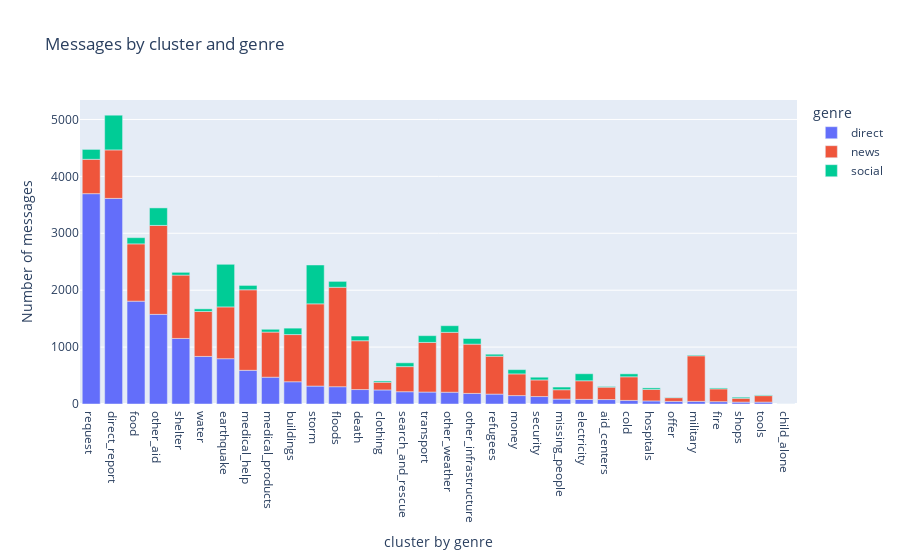

The notebook cell saved with this chart:
### Markdown cell above
### 8. Use this notebook to complete `etl_pipeline.py`
Use the template file attached in the Resources folder to write a script that runs the steps above to create a database based on new datasets specified by the user. Alternatively, you can complete `etl_pipeline.py` in the classroom on the `Project Workspace IDE` coming later.

### Code cell
import plotly.express as px

correlation = df.iloc[:,4:40].corr()
melt = pd.melt(df, id_vars=['id', 'message', 'genre'], value_vars=df.iloc[:,4:40].columns)
grouped = melt.groupby(['genre','variable'], as_index = False)['value'].sum().sort_values(by='value', ascending= False)
grouped_new = grouped[~grouped.variable.str.contains('related')].sort_values(by='value', ascending= False)


fig = px.bar(grouped_new, x='variable', y='value', color = 'genre' ,labels={
                     "value": "Number of messages",
                     "variable": "cluster by genre"
                 }, title="Messages by cluster and genre")
fig.show()

### Figure 1 — Plotly figure (JSON) as saved in the notebook; plotly's stock layout.template omitted (floating-point values rounded to 4 significant figures)
{"data": [{"alignmentgroup": "True", "hovertemplate": "genre=direct<br>cluster by genre=%{x}<br>Number of messages=%{y}<extra></extra>", "legendgroup": "direct", "marker": {"color": "#636efa"}, "name": "direct", "offsetgroup": "direct", "orientation": "v", "showlegend": true, "textposition": "auto", "type": "bar", "x": ["request", "direct_report", "food", "other_aid", "shelter", "water", "earthquake", "medical_help", "medical_products", "buildings", "storm", "floods", "death", "clothing", "search_and_rescue", "transport", "other_weather", "other_infrastructure", "refugees", "money", "security", "missing_people", "electricity", "aid_centers", "cold", "hospitals", "offer", "military", "fire", "shops", "tools", "child_alone"], "xaxis": "x", "y": [3696, 3613, 1807, 1575, 1152, 836, 796, 592, 471, 391, 315, 304, 254, 247, 216, 210, 207, 186, 174, 148, 131, 86, 81, 78, 63, 54, 46, 46, 41, 33, 33, 0], "yaxis": "y"}, {"alignmentgroup": "True", "hovertemplate": "genre=news<br>cluster by genre=%{x}<br>Number of messages=%{y}<extra></extra>", "legendgroup": "news", "marker": {"color": "#EF553B"}, "name": "news", "offsetgroup": "news", "orientation": "v", "showlegend": true, "textposition": "auto", "type": "bar", "x": ["floods", "other_aid", "storm", "medical_help", "shelter", "other_weather", "food", "earthquake", "transport", "other_infrastructure", "death", "direct_report", "buildings", "military", "medical_products", "water", "refugees", "request", "search_and_rescue", "cold", "money", "electricity", "security", "fire", "aid_centers", "hospitals", "missing_people", "clothing", "tools", "shops", "offer", "child_alone"], "xaxis": "x", "y": [1747, 1563, 1445, 1415, 1113, 1052, 1007, 910, 872, 866, 858, 852, 829, 801, 793, 790, 666, 604, 441, 415, 381, 327, 292, 225, 218, 202, 165, 135, 114, 68, 65, 0], "yaxis": "y"}, {"alignmentgroup": "True", "hovertemplate": "genre=social<br>cluster by genre=%{x}<br>Number of messages=%{y}<extra></extra>", "legendgroup": "social", "marker": {"color": "#00cc96"}, "name": "social", "offsetgroup": "social", "orientation": "v", "showlegend": true, "textposition": "auto", "type": "bar", "x": ["earthquake", "storm", "direct_report", "other_aid", "request", "electricity", "transport", "other_weather", "buildings", "food", "floods", "other_infrastructure", "death", "medical_help", "money", "search_and_rescue", "cold", "medical_products", "shelter", "security", "missing_people", "water", "refugees", "hospitals", "clothing", "shops", "fire", "aid_centers", "military", "tools", "offer", "child_alone"], "xaxis": "x", "y": [749, 683, 610, 308, 174, 124, 119, 117, 113, 109, 104, 99, 82, 77, 75, 67, 52, 49, 49, 48, 47, 46, 35, 27, 23, 19, 16, 13, 13, 12, 7, 0], "yaxis": "y"}], "layout": {"barmode": "relative", "legend": {"title": {"text": "genre"}, "tracegroupgap": 0}, "title": {"text": "Messages by cluster and genre"}, "xaxis": {"anchor": "y", "domain": [0, 1], "title": {"text": "cluster by genre"}}, "yaxis": {"anchor": "x", "domain": [0, 1], "title": {"text": "Number of messages"}}}}
